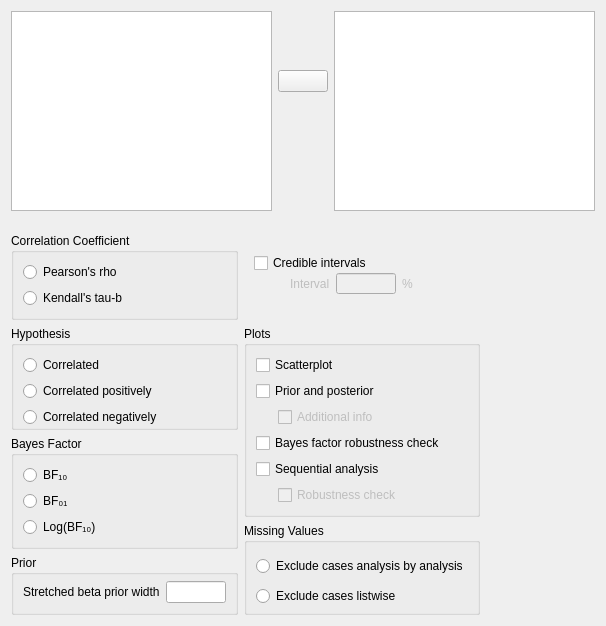
<?xml version="1.0" encoding="UTF-8"?>
<ui version="4.0">
 <class>CorrelationBayesianPairsForm</class>
 <widget class="QWidget" name="CorrelationBayesianPairsForm">
  <property name="geometry">
   <rect>
    <x>0</x>
    <y>0</y>
    <width>606</width>
    <height>626</height>
   </rect>
  </property>
  <property name="sizePolicy">
   <sizepolicy hsizetype="Fixed" vsizetype="Preferred">
    <horstretch>0</horstretch>
    <verstretch>0</verstretch>
   </sizepolicy>
  </property>
  <property name="windowTitle">
   <string>Form</string>
  </property>
  <layout class="QGridLayout" name="gridLayout_7">
   <property name="verticalSpacing">
    <number>0</number>
   </property>
   <item row="0" column="0">
    <widget class="QWidget" name="topWidget" native="true">
     <property name="sizePolicy">
      <sizepolicy hsizetype="Preferred" vsizetype="Fixed">
       <horstretch>0</horstretch>
       <verstretch>0</verstretch>
      </sizepolicy>
     </property>
     <layout class="QGridLayout" name="gridLayout">
      <property name="leftMargin">
       <number>0</number>
      </property>
      <property name="topMargin">
       <number>0</number>
      </property>
      <property name="rightMargin">
       <number>0</number>
      </property>
      <property name="verticalSpacing">
       <number>0</number>
      </property>
      <item row="1" column="1" rowspan="4">
       <widget class="AvailableFieldsListView" name="availableFields">
        <property name="sizePolicy">
         <sizepolicy hsizetype="Expanding" vsizetype="Preferred">
          <horstretch>0</horstretch>
          <verstretch>0</verstretch>
         </sizepolicy>
        </property>
        <property name="minimumSize">
         <size>
          <width>0</width>
          <height>200</height>
         </size>
        </property>
        <property name="maximumSize">
         <size>
          <width>16777215</width>
          <height>200</height>
         </size>
        </property>
       </widget>
      </item>
      <item row="1" column="3" rowspan="4">
       <widget class="BoundPairsTable" name="pairs">
        <property name="sizePolicy">
         <sizepolicy hsizetype="Expanding" vsizetype="Preferred">
          <horstretch>0</horstretch>
          <verstretch>0</verstretch>
         </sizepolicy>
        </property>
        <property name="minimumSize">
         <size>
          <width>0</width>
          <height>200</height>
         </size>
        </property>
        <property name="maximumSize">
         <size>
          <width>16777215</width>
          <height>200</height>
         </size>
        </property>
       </widget>
      </item>
      <item row="3" column="2" rowspan="2">
       <spacer name="verticalSpacer_3">
        <property name="orientation">
         <enum>Qt::Vertical</enum>
        </property>
        <property name="sizeType">
         <enum>QSizePolicy::Expanding</enum>
        </property>
        <property name="sizeHint" stdset="0">
         <size>
          <width>20</width>
          <height>40</height>
         </size>
        </property>
       </spacer>
      </item>
      <item row="1" column="2">
       <spacer name="verticalSpacer_5">
        <property name="orientation">
         <enum>Qt::Vertical</enum>
        </property>
        <property name="sizeType">
         <enum>QSizePolicy::Fixed</enum>
        </property>
        <property name="sizeHint" stdset="0">
         <size>
          <width>20</width>
          <height>40</height>
         </size>
        </property>
       </spacer>
      </item>
      <item row="2" column="2">
       <widget class="AssignButton" name="assignButton">
        <property name="sizePolicy">
         <sizepolicy hsizetype="Fixed" vsizetype="Fixed">
          <horstretch>0</horstretch>
          <verstretch>0</verstretch>
         </sizepolicy>
        </property>
        <property name="minimumSize">
         <size>
          <width>50</width>
          <height>0</height>
         </size>
        </property>
        <property name="maximumSize">
         <size>
          <width>50</width>
          <height>16777215</height>
         </size>
        </property>
        <property name="text">
         <string/>
        </property>
       </widget>
      </item>
     </layout>
    </widget>
   </item>
   <item row="2" column="0">
    <spacer name="verticalSpacer">
     <property name="orientation">
      <enum>Qt::Vertical</enum>
     </property>
     <property name="sizeHint" stdset="0">
      <size>
       <width>20</width>
       <height>40</height>
      </size>
     </property>
    </spacer>
   </item>
   <item row="1" column="0">
    <widget class="QWidget" name="options" native="true">
     <property name="sizePolicy">
      <sizepolicy hsizetype="Fixed" vsizetype="Preferred">
       <horstretch>0</horstretch>
       <verstretch>0</verstretch>
      </sizepolicy>
     </property>
     <layout class="QGridLayout" name="gridLayout_3">
      <property name="leftMargin">
       <number>0</number>
      </property>
      <property name="topMargin">
       <number>13</number>
      </property>
      <property name="rightMargin">
       <number>0</number>
      </property>
      <property name="bottomMargin">
       <number>0</number>
      </property>
      <item row="4" column="0">
       <widget class="QWidget" name="widget_2" native="true">
        <layout class="QGridLayout" name="gridLayout_5">
         <property name="leftMargin">
          <number>0</number>
         </property>
         <property name="topMargin">
          <number>0</number>
         </property>
         <property name="rightMargin">
          <number>0</number>
         </property>
         <property name="bottomMargin">
          <number>0</number>
         </property>
         <item row="2" column="0">
          <widget class="GroupBox" name="groupPrior">
           <property name="title">
            <string>Prior</string>
           </property>
           <layout class="QGridLayout" name="gridLayout_11">
            <property name="topMargin">
             <number>6</number>
            </property>
            <item row="0" column="1">
             <widget class="BoundTextBox" name="priorWidth">
              <property name="minimumSize">
               <size>
                <width>60</width>
                <height>0</height>
               </size>
              </property>
              <property name="maximumSize">
               <size>
                <width>60</width>
                <height>16777215</height>
               </size>
              </property>
             </widget>
            </item>
            <item row="0" column="0">
             <widget class="QLabel" name="label">
              <property name="text">
               <string>Stretched beta prior width</string>
              </property>
             </widget>
            </item>
            <item row="0" column="2">
             <spacer name="horizontalSpacer_2">
              <property name="orientation">
               <enum>Qt::Horizontal</enum>
              </property>
              <property name="sizeHint" stdset="0">
               <size>
                <width>0</width>
                <height>20</height>
               </size>
              </property>
             </spacer>
            </item>
           </layout>
          </widget>
         </item>
         <item row="0" column="0">
          <widget class="BoundGroupBox" name="hypothesis">
           <property name="title">
            <string>Hypothesis</string>
           </property>
           <property name="flat">
            <bool>true</bool>
           </property>
           <layout class="QGridLayout" name="gridLayout_9">
            <property name="bottomMargin">
             <number>0</number>
            </property>
            <item row="2" column="0">
             <widget class="QRadioButton" name="_3oneTailedLessThan">
              <property name="text">
               <string>Correlated negatively</string>
              </property>
             </widget>
            </item>
            <item row="1" column="0">
             <widget class="QRadioButton" name="_2oneTailedGreaterThan">
              <property name="text">
               <string>Correlated positively</string>
              </property>
             </widget>
            </item>
            <item row="0" column="0">
             <widget class="QRadioButton" name="_1twoTailed">
              <property name="text">
               <string>Correlated</string>
              </property>
             </widget>
            </item>
           </layout>
          </widget>
         </item>
         <item row="1" column="0">
          <widget class="BoundGroupBox" name="bayesFactorType">
           <property name="title">
            <string>Bayes Factor</string>
           </property>
           <property name="flat">
            <bool>true</bool>
           </property>
           <layout class="QGridLayout" name="gridLayout_13">
            <item row="1" column="0">
             <widget class="QRadioButton" name="_2">
              <property name="text">
               <string>BF₀₁</string>
              </property>
             </widget>
            </item>
            <item row="0" column="0">
             <widget class="QRadioButton" name="_1">
              <property name="text">
               <string>BF₁₀</string>
              </property>
             </widget>
            </item>
            <item row="2" column="0">
             <widget class="QRadioButton" name="_3">
              <property name="text">
               <string>Log(BF₁₀)</string>
              </property>
             </widget>
            </item>
           </layout>
          </widget>
         </item>
        </layout>
       </widget>
      </item>
      <item row="4" column="1">
       <widget class="QWidget" name="widget_3" native="true">
        <layout class="QGridLayout" name="gridLayout_2">
         <property name="leftMargin">
          <number>0</number>
         </property>
         <property name="topMargin">
          <number>0</number>
         </property>
         <property name="rightMargin">
          <number>0</number>
         </property>
         <property name="bottomMargin">
          <number>0</number>
         </property>
         <item row="2" column="0">
          <widget class="BoundGroupBox" name="missingValues">
           <property name="title">
            <string>Missing Values</string>
           </property>
           <property name="flat">
            <bool>true</bool>
           </property>
           <layout class="QGridLayout" name="gridLayout_6">
            <property name="bottomMargin">
             <number>0</number>
            </property>
            <item row="0" column="0">
             <widget class="QRadioButton" name="_1excludeAnalysisByAnalysis">
              <property name="text">
               <string>Exclude cases analysis by analysis</string>
              </property>
             </widget>
            </item>
            <item row="1" column="0">
             <widget class="QRadioButton" name="_2excludeListwise">
              <property name="text">
               <string>Exclude cases listwise</string>
              </property>
             </widget>
            </item>
           </layout>
          </widget>
         </item>
         <item row="0" column="0">
          <widget class="GroupBox" name="plotsGroup">
           <property name="title">
            <string>Plots</string>
           </property>
           <layout class="QGridLayout" name="gridLayout_4">
            <item row="1" column="0" colspan="3">
             <widget class="BoundCheckBox" name="plotPriorAndPosterior">
              <property name="text">
               <string>Prior and posterior</string>
              </property>
             </widget>
            </item>
            <item row="4" column="0" colspan="3">
             <widget class="BoundCheckBox" name="plotSequentialAnalysis">
              <property name="text">
               <string>Sequential analysis</string>
              </property>
             </widget>
            </item>
            <item row="3" column="0" colspan="3">
             <widget class="BoundCheckBox" name="plotBayesFactorRobustness">
              <property name="text">
               <string>Bayes factor robustness check</string>
              </property>
             </widget>
            </item>
            <item row="5" column="1" colspan="2">
             <widget class="BoundCheckBox" name="plotSequentialAnalysisRobustness">
              <property name="enabled">
               <bool>false</bool>
              </property>
              <property name="text">
               <string>Robustness check</string>
              </property>
             </widget>
            </item>
            <item row="2" column="1" colspan="2">
             <widget class="BoundCheckBox" name="plotPriorAndPosteriorAdditionalInfo">
              <property name="enabled">
               <bool>false</bool>
              </property>
              <property name="text">
               <string>Additional info</string>
              </property>
             </widget>
            </item>
            <item row="5" column="0">
             <widget class="QWidget" name="widget_5" native="true">
              <property name="maximumSize">
               <size>
                <width>16</width>
                <height>16777215</height>
               </size>
              </property>
             </widget>
            </item>
            <item row="0" column="0" colspan="3">
             <widget class="BoundCheckBox" name="plotScatter">
              <property name="text">
               <string>Scatterplot</string>
              </property>
             </widget>
            </item>
           </layout>
          </widget>
         </item>
        </layout>
       </widget>
      </item>
      <item row="2" column="0">
       <widget class="BoundGroupBox" name="corcoefficient">
        <property name="title">
         <string>Correlation Coefficient</string>
        </property>
        <property name="flat">
         <bool>true</bool>
        </property>
        <layout class="QGridLayout" name="gridLayout_8">
         <item row="1" column="0">
          <widget class="QRadioButton" name="radioButton">
           <property name="text">
            <string>Pearson's rho</string>
           </property>
          </widget>
         </item>
         <item row="2" column="0">
          <widget class="QRadioButton" name="radioButton_2">
           <property name="text">
            <string>Kendall's tau-b</string>
           </property>
          </widget>
         </item>
        </layout>
       </widget>
      </item>
      <item row="2" column="1">
       <widget class="QWidget" name="additionalStatsContainer" native="true">
        <widget class="BoundCheckBox" name="credibleInterval">
         <property name="geometry">
          <rect>
           <x>10</x>
           <y>20</y>
           <width>252</width>
           <height>20</height>
          </rect>
         </property>
         <property name="text">
          <string>Credible intervals</string>
         </property>
        </widget>
        <widget class="QWidget" name="ciValueContainer" native="true">
         <property name="enabled">
          <bool>false</bool>
         </property>
         <property name="geometry">
          <rect>
           <x>10</x>
           <y>40</y>
           <width>241</width>
           <height>21</height>
          </rect>
         </property>
         <layout class="QGridLayout" name="gridLayout_12">
          <property name="leftMargin">
           <number>0</number>
          </property>
          <property name="topMargin">
           <number>0</number>
          </property>
          <property name="rightMargin">
           <number>0</number>
          </property>
          <property name="bottomMargin">
           <number>0</number>
          </property>
          <item row="0" column="0">
           <widget class="QWidget" name="widget_9" native="true">
            <property name="minimumSize">
             <size>
              <width>30</width>
              <height>0</height>
             </size>
            </property>
           </widget>
          </item>
          <item row="0" column="3">
           <widget class="QLabel" name="label_2">
            <property name="text">
             <string>%</string>
            </property>
           </widget>
          </item>
          <item row="0" column="2">
           <widget class="BoundTextBox" name="ciValue">
            <property name="maximumSize">
             <size>
              <width>60</width>
              <height>16777215</height>
             </size>
            </property>
           </widget>
          </item>
          <item row="0" column="1">
           <widget class="QLabel" name="label_3">
            <property name="text">
             <string>Interval</string>
            </property>
           </widget>
          </item>
          <item row="0" column="4">
           <spacer name="horizontalSpacer">
            <property name="orientation">
             <enum>Qt::Horizontal</enum>
            </property>
            <property name="sizeHint" stdset="0">
             <size>
              <width>0</width>
              <height>20</height>
             </size>
            </property>
           </spacer>
          </item>
         </layout>
        </widget>
       </widget>
      </item>
     </layout>
    </widget>
   </item>
  </layout>
 </widget>
 <customwidgets>
  <customwidget>
   <class>AssignButton</class>
   <extends>QPushButton</extends>
   <header>widgets/assignbutton.h</header>
  </customwidget>
  <customwidget>
   <class>AvailableFieldsListView</class>
   <extends>QListView</extends>
   <header>widgets/availablefieldslistview.h</header>
  </customwidget>
  <customwidget>
   <class>GroupBox</class>
   <extends>QGroupBox</extends>
   <header>widgets/groupbox.h</header>
   <container>1</container>
  </customwidget>
  <customwidget>
   <class>BoundTextBox</class>
   <extends>QLineEdit</extends>
   <header>widgets/boundtextbox.h</header>
  </customwidget>
  <customwidget>
   <class>BoundGroupBox</class>
   <extends>QGroupBox</extends>
   <header>widgets/boundgroupbox.h</header>
   <container>1</container>
  </customwidget>
  <customwidget>
   <class>BoundCheckBox</class>
   <extends>QCheckBox</extends>
   <header>widgets/boundcheckbox.h</header>
  </customwidget>
  <customwidget>
   <class>BoundPairsTable</class>
   <extends>QTableView</extends>
   <header>widgets/boundpairstable.h</header>
  </customwidget>
 </customwidgets>
 <resources/>
 <connections>
  <connection>
   <sender>plotSequentialAnalysis</sender>
   <signal>toggled(bool)</signal>
   <receiver>plotSequentialAnalysisRobustness</receiver>
   <slot>setEnabled(bool)</slot>
   <hints>
    <hint type="sourcelabel">
     <x>503</x>
     <y>479</y>
    </hint>
    <hint type="destinationlabel">
     <x>503</x>
     <y>507</y>
    </hint>
   </hints>
  </connection>
  <connection>
   <sender>plotPriorAndPosterior</sender>
   <signal>toggled(bool)</signal>
   <receiver>plotPriorAndPosteriorAdditionalInfo</receiver>
   <slot>setEnabled(bool)</slot>
   <hints>
    <hint type="sourcelabel">
     <x>503</x>
     <y>395</y>
    </hint>
    <hint type="destinationlabel">
     <x>503</x>
     <y>423</y>
    </hint>
   </hints>
  </connection>
  <connection>
   <sender>credibleInterval</sender>
   <signal>toggled(bool)</signal>
   <receiver>ciValueContainer</receiver>
   <slot>setEnabled(bool)</slot>
   <hints>
    <hint type="sourcelabel">
     <x>431</x>
     <y>268</y>
    </hint>
    <hint type="destinationlabel">
     <x>426</x>
     <y>289</y>
    </hint>
   </hints>
  </connection>
 </connections>
</ui>
